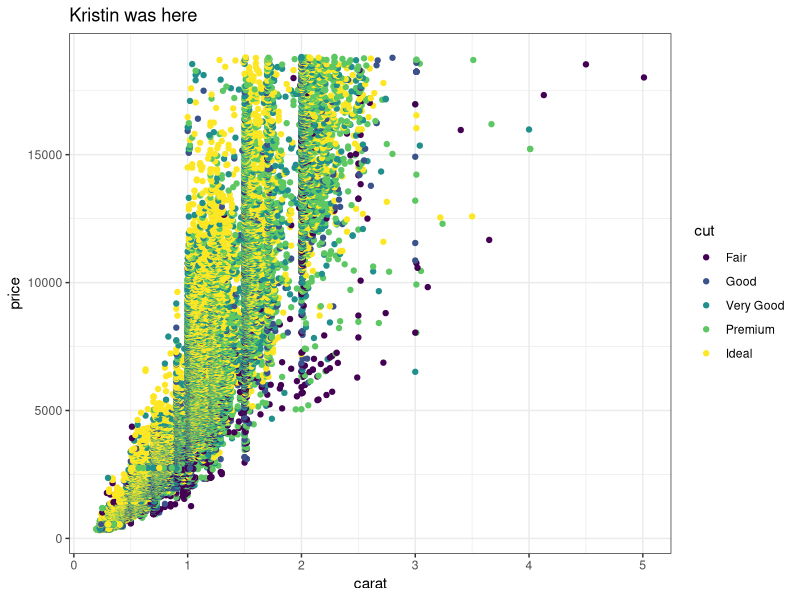
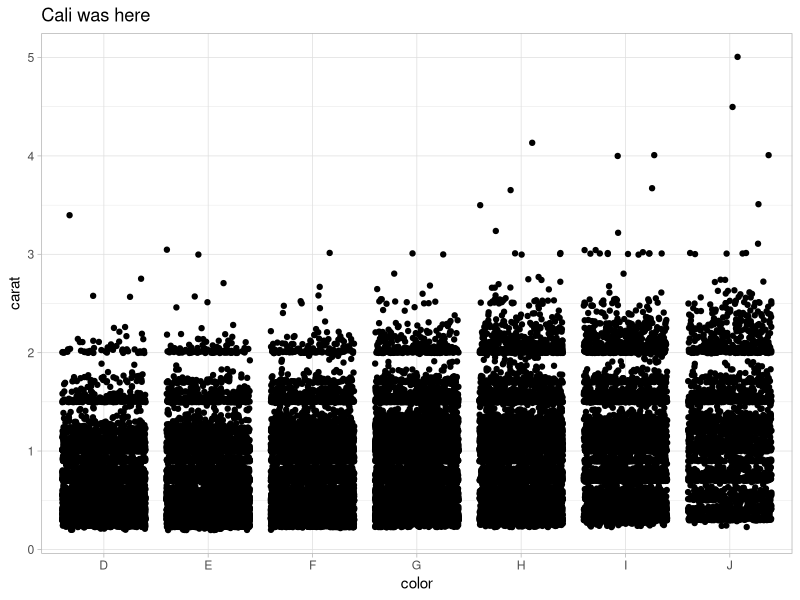
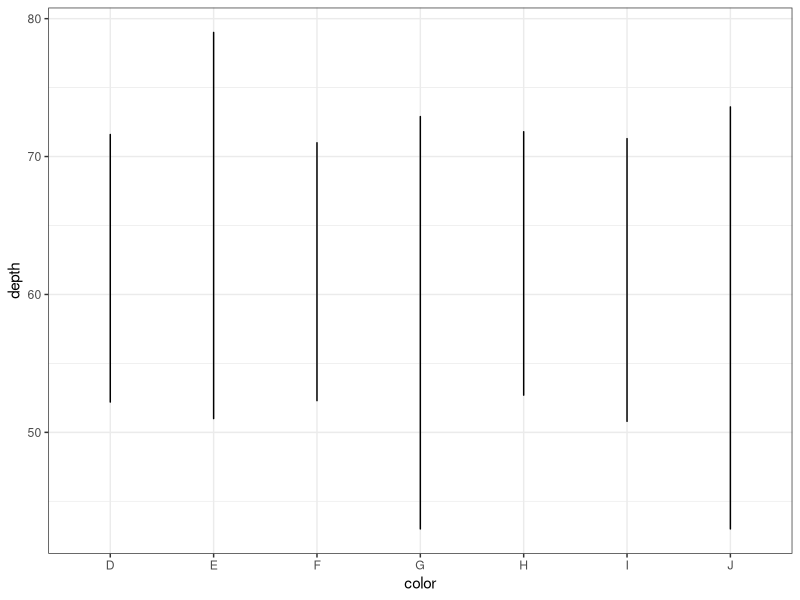
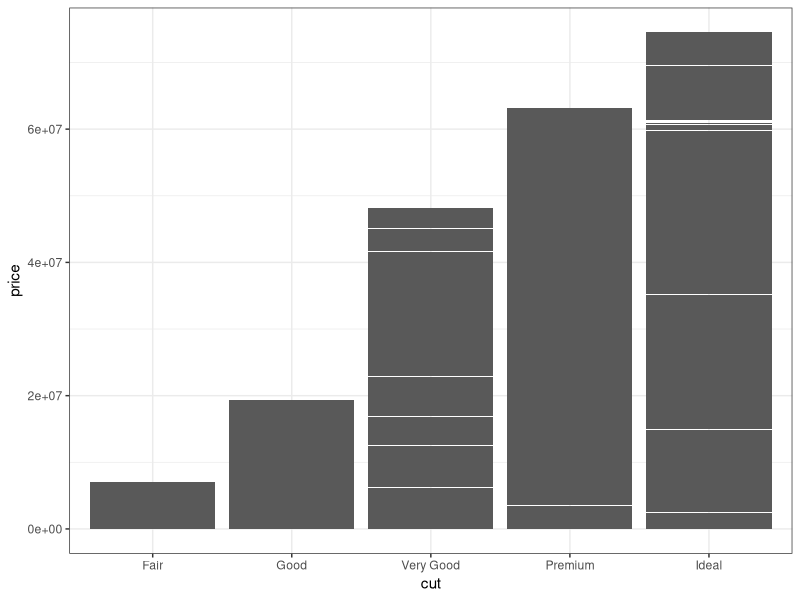
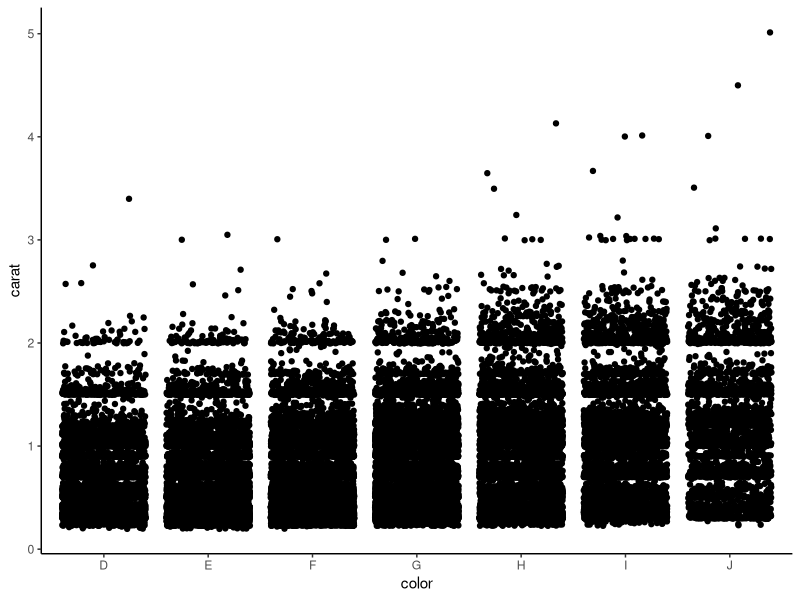

Reproduce these figures in R, in order.
## ---- chunk 1
knitr::opts_chunk$set(echo = TRUE)
library(tidyverse)
## ---- chunk 2
# Partner 1: 
# Run the code below to see the original graph
# Change the code below to make the point color change based on 'cut', and update the theme to theme_bw(). Update the title to include your first name. 

ggplot(data = diamonds, aes(x = carat, y = price)) +
  geom_point(aes(colour = cut)) +
  theme_bw() +
  labs(title = "Kristin was here")
## ---- chunk 3
# Partner 2: Cali 
# Run the code below to see the original graph
# Change the code below to make the geom a geom_jitter, and update the theme to theme_light. Update the title to include your first name. 

ggplot(data = diamonds, aes(x = color, y = carat)) +
  geom_jitter() +
  theme_light() +
  labs(title = "Cali was here")
## ---- chunk 4
ggplot(data = diamonds, aes(x = color, y = depth)) +
  geom_line() +
  theme_bw()
## ---- chunk 5

ggplot(data = diamonds, aes(x = cut, y = price)) +
  geom_col() +
  theme_bw()

ggplot(data = diamonds, aes(x = color, y = carat), stat = "count") +
  geom_jitter() +
  theme_classic()
